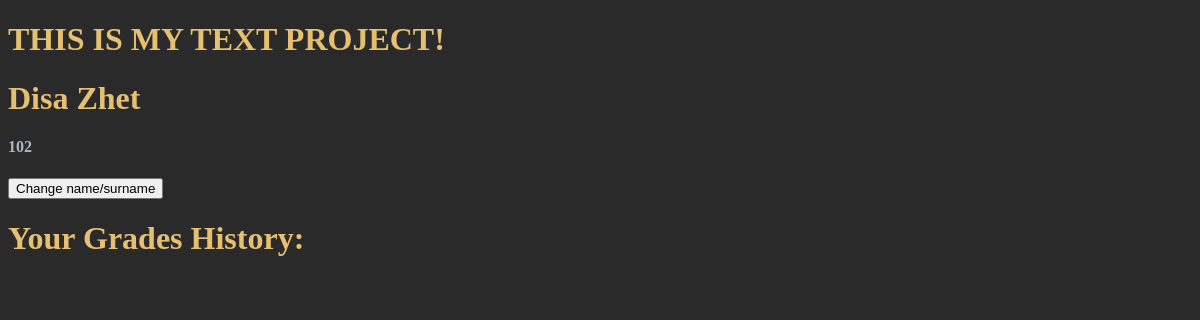
Before: /student_cabinet/ (signed in) with the older database file.
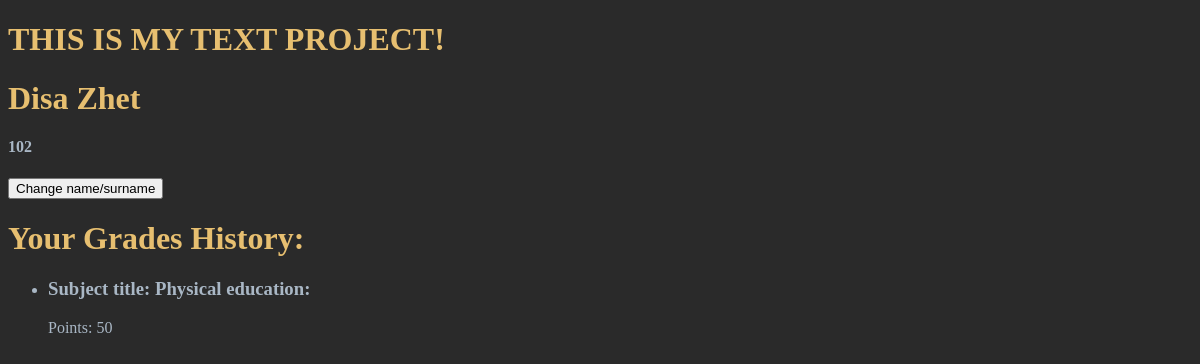
After: the same page with the newer database file.
### e_journal_app/models.py (models this page shows, shortened)
class Grade(models.Model):
    student = models.ForeignKey('Student', on_delete=models.CASCADE)
    subject = models.ForeignKey('Subject', on_delete=models.CASCADE)
    points = models.PositiveSmallIntegerField(null=False, blank=False)
    week = models.PositiveSmallIntegerField(null=False, blank=False)
    semester = models.PositiveSmallIntegerField(null=False, blank=False)

class Subject(models.Model):
    title = models.CharField(max_length=50, null=False, blank=False)
    price = models.PositiveSmallIntegerField()

### e_journal_app/views.py (the view)
# urls.py: path('student_cabinet/', studentCabinetView, name='student_cabinet'),
def studentCabinetView(request):
    thisStudent = Student.objects.get(user_id=request.user)
    thisGrades = Grade.objects.filter(student=thisStudent)
    return render(request,
                  'student_cabinet.html',
                  context={
                      'student': thisStudent,
                      'grades': thisGrades
                  })

### templates/student_cabinet.html
{% extends 'base.html' %}
{% block content %}
    <h1>{{ student.name }} {{ student.surname }}</h1>
    <h4>{{ student.group.name }}</h4>
    <a href="{% url 'change_student' %}">
        <button>
            Change name/surname
        </button>
    </a>
    <h1>Your Grades History:</h1>
    <ul>
        {% for grade in grades %}
            <li>
                <h3>Subject title: {{ grade.subject.title }}:</h3>
                <p>Points: {{ grade.points }}</p>
            </li>
        {% endfor %}
    </ul>
{% endblock content %}

Changed rows visible on the page:
added Grade: subject "Physical education", points "50"
